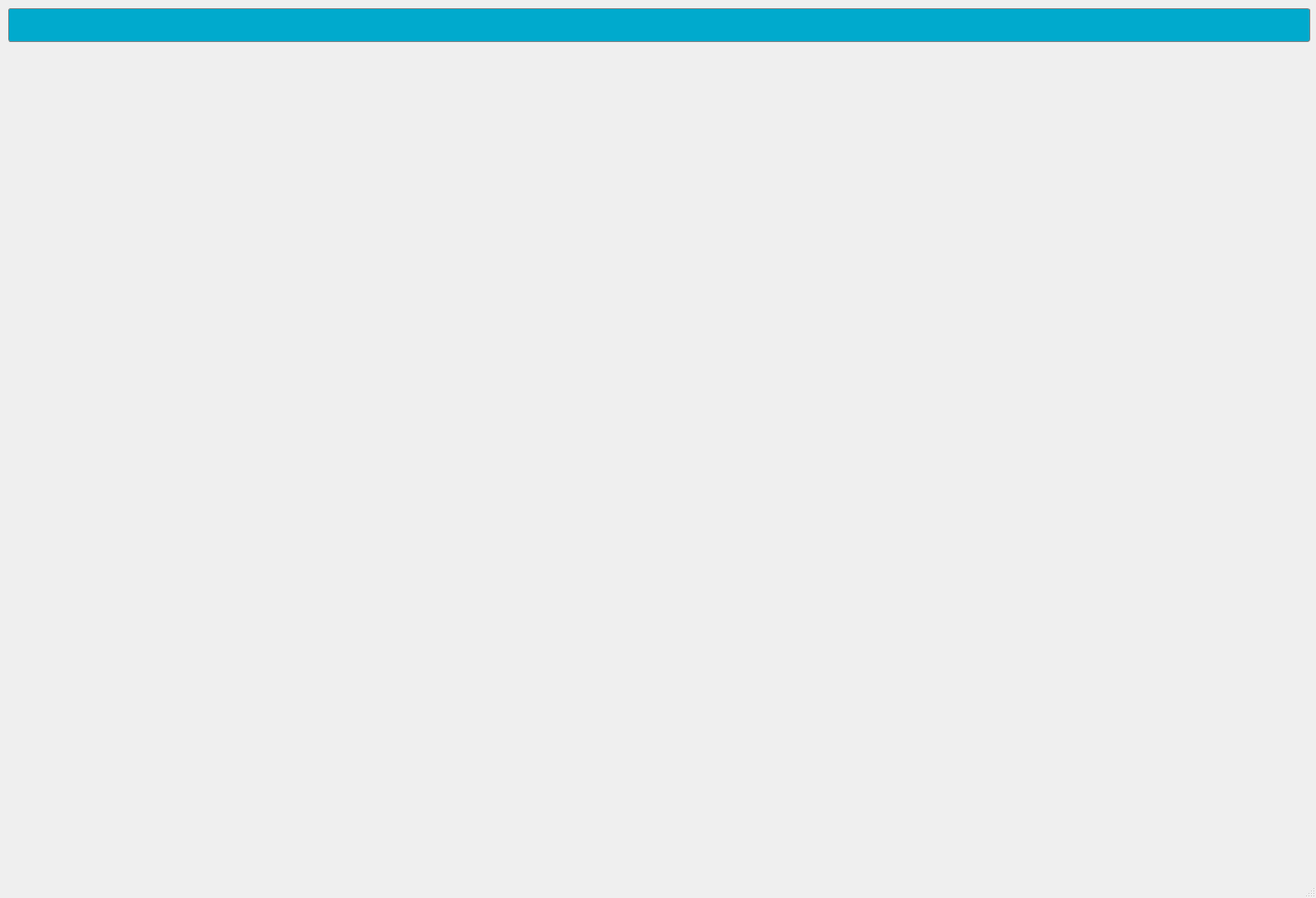
<?xml version="1.0" encoding="UTF-8"?>
<ui version="4.0">
 <class>register_browser</class>
 <widget class="QMainWindow" name="register_browser">
  <property name="geometry">
   <rect>
    <x>0</x>
    <y>0</y>
    <width>1598</width>
    <height>1090</height>
   </rect>
  </property>
  <property name="windowTitle">
   <string>MainWindow</string>
  </property>
  <widget class="QWidget" name="centralwidget">
   <widget class="QFrame" name="frame_up_bar">
    <property name="geometry">
     <rect>
      <x>10</x>
      <y>10</y>
      <width>1581</width>
      <height>41</height>
     </rect>
    </property>
    <property name="styleSheet">
     <string notr="true">QFrame, QLabel, QToolTip {
     border: 1px solid grey;
     border-radius: 3px;
     padding: 2px;  
	 background-color: rgb(0, 170, 205);
 }</string>
    </property>
    <property name="frameShape">
     <enum>QFrame::StyledPanel</enum>
    </property>
    <property name="frameShadow">
     <enum>QFrame::Raised</enum>
    </property>
   </widget>
  </widget>
  <widget class="QMenuBar" name="menubar">
   <property name="geometry">
    <rect>
     <x>0</x>
     <y>0</y>
     <width>1598</width>
     <height>38</height>
    </rect>
   </property>
  </widget>
  <widget class="QStatusBar" name="statusbar"/>
 </widget>
 <resources/>
 <connections/>
</ui>
